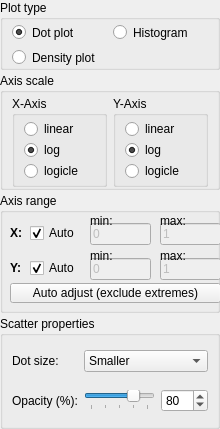
<?xml version="1.0" encoding="UTF-8"?>
<ui version="4.0">
 <class>Form</class>
 <widget class="QWidget" name="Form">
  <property name="geometry">
   <rect>
    <x>0</x>
    <y>0</y>
    <width>220</width>
    <height>415</height>
   </rect>
  </property>
  <property name="sizePolicy">
   <sizepolicy hsizetype="Preferred" vsizetype="Preferred">
    <horstretch>0</horstretch>
    <verstretch>0</verstretch>
   </sizepolicy>
  </property>
  <property name="windowTitle">
   <string>Form</string>
  </property>
  <layout class="QVBoxLayout" name="verticalLayout_3">
   <property name="spacing">
    <number>3</number>
   </property>
   <property name="leftMargin">
    <number>0</number>
   </property>
   <property name="topMargin">
    <number>0</number>
   </property>
   <property name="rightMargin">
    <number>0</number>
   </property>
   <property name="bottomMargin">
    <number>0</number>
   </property>
   <item>
    <widget class="QGroupBox" name="plotTypeBox">
     <property name="maximumSize">
      <size>
       <width>16777215</width>
       <height>70</height>
      </size>
     </property>
     <property name="title">
      <string>Plot type</string>
     </property>
     <property name="flat">
      <bool>true</bool>
     </property>
     <layout class="QGridLayout" name="gridLayout_2">
      <property name="topMargin">
       <number>3</number>
      </property>
      <property name="bottomMargin">
       <number>0</number>
      </property>
      <item row="0" column="0">
       <widget class="QRadioButton" name="dotRadio">
        <property name="text">
         <string>Dot plot</string>
        </property>
        <property name="checked">
         <bool>true</bool>
        </property>
       </widget>
      </item>
      <item row="1" column="0">
       <widget class="QRadioButton" name="densityRadio">
        <property name="text">
         <string>Density plot</string>
        </property>
       </widget>
      </item>
      <item row="0" column="1">
       <widget class="QRadioButton" name="histRadio">
        <property name="text">
         <string>Histogram</string>
        </property>
       </widget>
      </item>
     </layout>
    </widget>
   </item>
   <item>
    <widget class="QGroupBox" name="axisOptionBox">
     <property name="maximumSize">
      <size>
       <width>16777215</width>
       <height>180</height>
      </size>
     </property>
     <property name="title">
      <string>Axis scale</string>
     </property>
     <property name="flat">
      <bool>true</bool>
     </property>
     <layout class="QHBoxLayout" name="horizontalLayout_4">
      <property name="topMargin">
       <number>3</number>
      </property>
      <property name="bottomMargin">
       <number>0</number>
      </property>
      <item>
       <widget class="QGroupBox" name="xAxisOptionBox">
        <property name="title">
         <string>X-Axis</string>
        </property>
        <property name="flat">
         <bool>false</bool>
        </property>
        <layout class="QVBoxLayout" name="verticalLayout_5">
         <property name="spacing">
          <number>1</number>
         </property>
         <property name="topMargin">
          <number>3</number>
         </property>
         <property name="bottomMargin">
          <number>3</number>
         </property>
         <item>
          <widget class="QRadioButton" name="xLinRadio">
           <property name="text">
            <string>linear</string>
           </property>
          </widget>
         </item>
         <item>
          <widget class="QRadioButton" name="xLogRadio">
           <property name="text">
            <string>log</string>
           </property>
           <property name="checked">
            <bool>true</bool>
           </property>
          </widget>
         </item>
         <item>
          <widget class="QRadioButton" name="xLogicleRadio">
           <property name="text">
            <string>logicle</string>
           </property>
          </widget>
         </item>
        </layout>
       </widget>
      </item>
      <item>
       <widget class="QGroupBox" name="yAxisOptionBox">
        <property name="title">
         <string>Y-Axis</string>
        </property>
        <property name="flat">
         <bool>false</bool>
        </property>
        <layout class="QVBoxLayout" name="verticalLayout_2">
         <property name="spacing">
          <number>1</number>
         </property>
         <property name="topMargin">
          <number>3</number>
         </property>
         <property name="bottomMargin">
          <number>3</number>
         </property>
         <item>
          <widget class="QRadioButton" name="yLinRadio">
           <property name="text">
            <string>linear</string>
           </property>
          </widget>
         </item>
         <item>
          <widget class="QRadioButton" name="yLogRadio">
           <property name="text">
            <string>log</string>
           </property>
           <property name="checked">
            <bool>true</bool>
           </property>
          </widget>
         </item>
         <item>
          <widget class="QRadioButton" name="yLogicleRadio">
           <property name="text">
            <string>logicle</string>
           </property>
          </widget>
         </item>
        </layout>
       </widget>
      </item>
     </layout>
    </widget>
   </item>
   <item>
    <widget class="QGroupBox" name="xRangeBox">
     <property name="minimumSize">
      <size>
       <width>0</width>
       <height>120</height>
      </size>
     </property>
     <property name="title">
      <string>Axis range</string>
     </property>
     <property name="flat">
      <bool>true</bool>
     </property>
     <widget class="QCheckBox" name="xlimAutoCheck">
      <property name="geometry">
       <rect>
        <x>30</x>
        <y>30</y>
        <width>51</width>
        <height>20</height>
       </rect>
      </property>
      <property name="text">
       <string>Auto</string>
      </property>
      <property name="checked">
       <bool>true</bool>
      </property>
     </widget>
     <widget class="QLineEdit" name="xlimMinEdit">
      <property name="enabled">
       <bool>false</bool>
      </property>
      <property name="geometry">
       <rect>
        <x>90</x>
        <y>30</y>
        <width>61</width>
        <height>22</height>
       </rect>
      </property>
      <property name="text">
       <string notr="true">0</string>
      </property>
     </widget>
     <widget class="QLineEdit" name="xlimMaxEdit">
      <property name="enabled">
       <bool>false</bool>
      </property>
      <property name="geometry">
       <rect>
        <x>160</x>
        <y>30</y>
        <width>61</width>
        <height>22</height>
       </rect>
      </property>
      <property name="text">
       <string notr="true">1</string>
      </property>
     </widget>
     <widget class="QLabel" name="label_3">
      <property name="geometry">
       <rect>
        <x>90</x>
        <y>20</y>
        <width>31</width>
        <height>16</height>
       </rect>
      </property>
      <property name="text">
       <string>min:</string>
      </property>
     </widget>
     <widget class="QLabel" name="label_6">
      <property name="geometry">
       <rect>
        <x>160</x>
        <y>20</y>
        <width>41</width>
        <height>16</height>
       </rect>
      </property>
      <property name="text">
       <string>max:</string>
      </property>
     </widget>
     <widget class="QCheckBox" name="ylimAutoCheck">
      <property name="geometry">
       <rect>
        <x>30</x>
        <y>65</y>
        <width>51</width>
        <height>20</height>
       </rect>
      </property>
      <property name="text">
       <string>Auto</string>
      </property>
      <property name="checked">
       <bool>true</bool>
      </property>
     </widget>
     <widget class="QLineEdit" name="ylimMinEdit">
      <property name="enabled">
       <bool>false</bool>
      </property>
      <property name="geometry">
       <rect>
        <x>90</x>
        <y>65</y>
        <width>61</width>
        <height>22</height>
       </rect>
      </property>
      <property name="text">
       <string notr="true">0</string>
      </property>
     </widget>
     <widget class="QLineEdit" name="ylimMaxEdit">
      <property name="enabled">
       <bool>false</bool>
      </property>
      <property name="geometry">
       <rect>
        <x>160</x>
        <y>65</y>
        <width>61</width>
        <height>22</height>
       </rect>
      </property>
      <property name="text">
       <string notr="true">1</string>
      </property>
     </widget>
     <widget class="QLabel" name="label_8">
      <property name="geometry">
       <rect>
        <x>160</x>
        <y>55</y>
        <width>41</width>
        <height>16</height>
       </rect>
      </property>
      <property name="text">
       <string>max:</string>
      </property>
     </widget>
     <widget class="QLabel" name="label_7">
      <property name="geometry">
       <rect>
        <x>90</x>
        <y>55</y>
        <width>31</width>
        <height>16</height>
       </rect>
      </property>
      <property name="text">
       <string>min:</string>
      </property>
     </widget>
     <widget class="QPushButton" name="noExtremePB">
      <property name="geometry">
       <rect>
        <x>10</x>
        <y>90</y>
        <width>211</width>
        <height>20</height>
       </rect>
      </property>
      <property name="text">
       <string>Auto adjust (exclude extremes)</string>
      </property>
     </widget>
     <widget class="QLabel" name="label_4">
      <property name="geometry">
       <rect>
        <x>10</x>
        <y>30</y>
        <width>16</width>
        <height>20</height>
       </rect>
      </property>
      <property name="font">
       <font>
        <weight>75</weight>
        <bold>true</bold>
       </font>
      </property>
      <property name="text">
       <string>X:</string>
      </property>
     </widget>
     <widget class="QLabel" name="label_5">
      <property name="geometry">
       <rect>
        <x>10</x>
        <y>65</y>
        <width>16</width>
        <height>20</height>
       </rect>
      </property>
      <property name="font">
       <font>
        <weight>75</weight>
        <bold>true</bold>
       </font>
      </property>
      <property name="text">
       <string>Y:</string>
      </property>
     </widget>
    </widget>
   </item>
   <item>
    <widget class="QStackedWidget" name="stackWidget">
     <property name="currentIndex">
      <number>0</number>
     </property>
     <widget class="QWidget" name="pageDots">
      <layout class="QVBoxLayout" name="verticalLayout">
       <property name="leftMargin">
        <number>0</number>
       </property>
       <property name="topMargin">
        <number>0</number>
       </property>
       <property name="rightMargin">
        <number>0</number>
       </property>
       <property name="bottomMargin">
        <number>0</number>
       </property>
       <item>
        <widget class="QGroupBox" name="groupBox">
         <property name="title">
          <string>Scatter properties</string>
         </property>
         <property name="flat">
          <bool>true</bool>
         </property>
         <layout class="QGridLayout" name="gridLayout">
          <property name="topMargin">
           <number>3</number>
          </property>
          <property name="bottomMargin">
           <number>3</number>
          </property>
          <item row="1" column="2" colspan="2">
           <widget class="QSlider" name="opacitySlider">
            <property name="minimum">
             <number>20</number>
            </property>
            <property name="maximum">
             <number>100</number>
            </property>
            <property name="singleStep">
             <number>20</number>
            </property>
            <property name="pageStep">
             <number>20</number>
            </property>
            <property name="value">
             <number>80</number>
            </property>
            <property name="orientation">
             <enum>Qt::Horizontal</enum>
            </property>
            <property name="tickPosition">
             <enum>QSlider::TicksBelow</enum>
            </property>
            <property name="tickInterval">
             <number>20</number>
            </property>
           </widget>
          </item>
          <item row="0" column="0">
           <widget class="QLabel" name="label">
            <property name="text">
             <string>Dot size:</string>
            </property>
           </widget>
          </item>
          <item row="1" column="4">
           <widget class="QSpinBox" name="opacitySpinBox">
            <property name="sizePolicy">
             <sizepolicy hsizetype="Expanding" vsizetype="Fixed">
              <horstretch>0</horstretch>
              <verstretch>0</verstretch>
             </sizepolicy>
            </property>
            <property name="minimum">
             <number>20</number>
            </property>
            <property name="maximum">
             <number>100</number>
            </property>
            <property name="singleStep">
             <number>20</number>
            </property>
            <property name="value">
             <number>80</number>
            </property>
           </widget>
          </item>
          <item row="1" column="0">
           <widget class="QLabel" name="label_2">
            <property name="text">
             <string>Opacity (%):</string>
            </property>
           </widget>
          </item>
          <item row="0" column="2" colspan="3">
           <widget class="QComboBox" name="dotSizeComboBox">
            <item>
             <property name="text">
              <string>Smaller</string>
             </property>
            </item>
            <item>
             <property name="text">
              <string>Small</string>
             </property>
            </item>
            <item>
             <property name="text">
              <string>Regular</string>
             </property>
            </item>
            <item>
             <property name="text">
              <string>Big</string>
             </property>
            </item>
            <item>
             <property name="text">
              <string>Bigger</string>
             </property>
            </item>
           </widget>
          </item>
         </layout>
        </widget>
       </item>
      </layout>
     </widget>
     <widget class="QWidget" name="pageHist">
      <layout class="QVBoxLayout" name="verticalLayout_4">
       <property name="spacing">
        <number>3</number>
       </property>
       <property name="leftMargin">
        <number>0</number>
       </property>
       <property name="topMargin">
        <number>0</number>
       </property>
       <property name="rightMargin">
        <number>0</number>
       </property>
       <property name="bottomMargin">
        <number>0</number>
       </property>
       <item>
        <widget class="QGroupBox" name="normBox">
         <property name="enabled">
          <bool>false</bool>
         </property>
         <property name="sizePolicy">
          <sizepolicy hsizetype="Preferred" vsizetype="Minimum">
           <horstretch>0</horstretch>
           <verstretch>0</verstretch>
          </sizepolicy>
         </property>
         <property name="minimumSize">
          <size>
           <width>0</width>
           <height>55</height>
          </size>
         </property>
         <property name="title">
          <string>Y-Axis in histogram</string>
         </property>
         <property name="flat">
          <bool>true</bool>
         </property>
         <layout class="QGridLayout" name="gridLayout_3">
          <property name="topMargin">
           <number>3</number>
          </property>
          <property name="bottomMargin">
           <number>3</number>
          </property>
          <item row="0" column="1">
           <widget class="QRadioButton" name="norm2PercRadio">
            <property name="text">
             <string>Unit Area</string>
            </property>
            <property name="checked">
             <bool>true</bool>
            </property>
           </widget>
          </item>
          <item row="0" column="0">
           <widget class="QRadioButton" name="norm2CountRadio">
            <property name="text">
             <string>Cell Count</string>
            </property>
           </widget>
          </item>
         </layout>
        </widget>
       </item>
       <item>
        <widget class="QGroupBox" name="smoothBox">
         <property name="enabled">
          <bool>false</bool>
         </property>
         <property name="sizePolicy">
          <sizepolicy hsizetype="Preferred" vsizetype="Minimum">
           <horstretch>0</horstretch>
           <verstretch>0</verstretch>
          </sizepolicy>
         </property>
         <property name="minimumSize">
          <size>
           <width>0</width>
           <height>55</height>
          </size>
         </property>
         <property name="title">
          <string>Smooth histogram</string>
         </property>
         <property name="flat">
          <bool>true</bool>
         </property>
         <layout class="QHBoxLayout" name="horizontalLayout_5">
          <property name="topMargin">
           <number>3</number>
          </property>
          <property name="bottomMargin">
           <number>3</number>
          </property>
          <item>
           <widget class="QSlider" name="smoothSlider">
            <property name="sizePolicy">
             <sizepolicy hsizetype="Expanding" vsizetype="Expanding">
              <horstretch>0</horstretch>
              <verstretch>0</verstretch>
             </sizepolicy>
            </property>
            <property name="maximum">
             <number>128</number>
            </property>
            <property name="singleStep">
             <number>8</number>
            </property>
            <property name="pageStep">
             <number>8</number>
            </property>
            <property name="tracking">
             <bool>false</bool>
            </property>
            <property name="orientation">
             <enum>Qt::Horizontal</enum>
            </property>
            <property name="tickPosition">
             <enum>QSlider::TicksAbove</enum>
            </property>
            <property name="tickInterval">
             <number>32</number>
            </property>
           </widget>
          </item>
          <item>
           <widget class="QSpinBox" name="smoothSpinBox">
            <property name="maximumSize">
             <size>
              <width>50</width>
              <height>16777215</height>
             </size>
            </property>
            <property name="maximum">
             <number>128</number>
            </property>
            <property name="singleStep">
             <number>8</number>
            </property>
           </widget>
          </item>
         </layout>
        </widget>
       </item>
      </layout>
     </widget>
    </widget>
   </item>
   <item>
    <spacer name="verticalSpacer">
     <property name="orientation">
      <enum>Qt::Vertical</enum>
     </property>
     <property name="sizeHint" stdset="0">
      <size>
       <width>20</width>
       <height>40</height>
      </size>
     </property>
    </spacer>
   </item>
  </layout>
 </widget>
 <resources/>
 <connections>
  <connection>
   <sender>smoothSlider</sender>
   <signal>valueChanged(int)</signal>
   <receiver>smoothSpinBox</receiver>
   <slot>setValue(int)</slot>
   <hints>
    <hint type="sourcelabel">
     <x>720</x>
     <y>764</y>
    </hint>
    <hint type="destinationlabel">
     <x>913</x>
     <y>766</y>
    </hint>
   </hints>
  </connection>
  <connection>
   <sender>smoothSpinBox</sender>
   <signal>valueChanged(int)</signal>
   <receiver>smoothSlider</receiver>
   <slot>setValue(int)</slot>
   <hints>
    <hint type="sourcelabel">
     <x>913</x>
     <y>766</y>
    </hint>
    <hint type="destinationlabel">
     <x>720</x>
     <y>764</y>
    </hint>
   </hints>
  </connection>
  <connection>
   <sender>histRadio</sender>
   <signal>toggled(bool)</signal>
   <receiver>smoothBox</receiver>
   <slot>setEnabled(bool)</slot>
   <hints>
    <hint type="sourcelabel">
     <x>1357</x>
     <y>594</y>
    </hint>
    <hint type="destinationlabel">
     <x>1297</x>
     <y>998</y>
    </hint>
   </hints>
  </connection>
  <connection>
   <sender>xlimAutoCheck</sender>
   <signal>toggled(bool)</signal>
   <receiver>xlimMaxEdit</receiver>
   <slot>setDisabled(bool)</slot>
   <hints>
    <hint type="sourcelabel">
     <x>1242</x>
     <y>758</y>
    </hint>
    <hint type="destinationlabel">
     <x>1387</x>
     <y>759</y>
    </hint>
   </hints>
  </connection>
  <connection>
   <sender>xlimAutoCheck</sender>
   <signal>toggled(bool)</signal>
   <receiver>xlimMinEdit</receiver>
   <slot>setDisabled(bool)</slot>
   <hints>
    <hint type="sourcelabel">
     <x>1242</x>
     <y>758</y>
    </hint>
    <hint type="destinationlabel">
     <x>1317</x>
     <y>759</y>
    </hint>
   </hints>
  </connection>
  <connection>
   <sender>ylimAutoCheck</sender>
   <signal>toggled(bool)</signal>
   <receiver>ylimMinEdit</receiver>
   <slot>setDisabled(bool)</slot>
   <hints>
    <hint type="sourcelabel">
     <x>1242</x>
     <y>826</y>
    </hint>
    <hint type="destinationlabel">
     <x>1317</x>
     <y>827</y>
    </hint>
   </hints>
  </connection>
  <connection>
   <sender>ylimAutoCheck</sender>
   <signal>toggled(bool)</signal>
   <receiver>ylimMaxEdit</receiver>
   <slot>setDisabled(bool)</slot>
   <hints>
    <hint type="sourcelabel">
     <x>1242</x>
     <y>826</y>
    </hint>
    <hint type="destinationlabel">
     <x>1387</x>
     <y>827</y>
    </hint>
   </hints>
  </connection>
  <connection>
   <sender>dotRadio</sender>
   <signal>toggled(bool)</signal>
   <receiver>normBox</receiver>
   <slot>setDisabled(bool)</slot>
   <hints>
    <hint type="sourcelabel">
     <x>91</x>
     <y>44</y>
    </hint>
    <hint type="destinationlabel">
     <x>172</x>
     <y>448</y>
    </hint>
   </hints>
  </connection>
  <connection>
   <sender>histRadio</sender>
   <signal>toggled(bool)</signal>
   <receiver>normBox</receiver>
   <slot>setEnabled(bool)</slot>
   <hints>
    <hint type="sourcelabel">
     <x>254</x>
     <y>44</y>
    </hint>
    <hint type="destinationlabel">
     <x>172</x>
     <y>448</y>
    </hint>
   </hints>
  </connection>
  <connection>
   <sender>opacitySlider</sender>
   <signal>valueChanged(int)</signal>
   <receiver>opacitySpinBox</receiver>
   <slot>setValue(int)</slot>
   <hints>
    <hint type="sourcelabel">
     <x>113</x>
     <y>307</y>
    </hint>
    <hint type="destinationlabel">
     <x>187</x>
     <y>308</y>
    </hint>
   </hints>
  </connection>
  <connection>
   <sender>opacitySpinBox</sender>
   <signal>valueChanged(int)</signal>
   <receiver>opacitySlider</receiver>
   <slot>setValue(int)</slot>
   <hints>
    <hint type="sourcelabel">
     <x>187</x>
     <y>308</y>
    </hint>
    <hint type="destinationlabel">
     <x>113</x>
     <y>307</y>
    </hint>
   </hints>
  </connection>
  <connection>
   <sender>histRadio</sender>
   <signal>toggled(bool)</signal>
   <receiver>noExtremePB</receiver>
   <slot>setDisabled(bool)</slot>
   <hints>
    <hint type="sourcelabel">
     <x>162</x>
     <y>24</y>
    </hint>
    <hint type="destinationlabel">
     <x>109</x>
     <y>267</y>
    </hint>
   </hints>
  </connection>
 </connections>
</ui>
